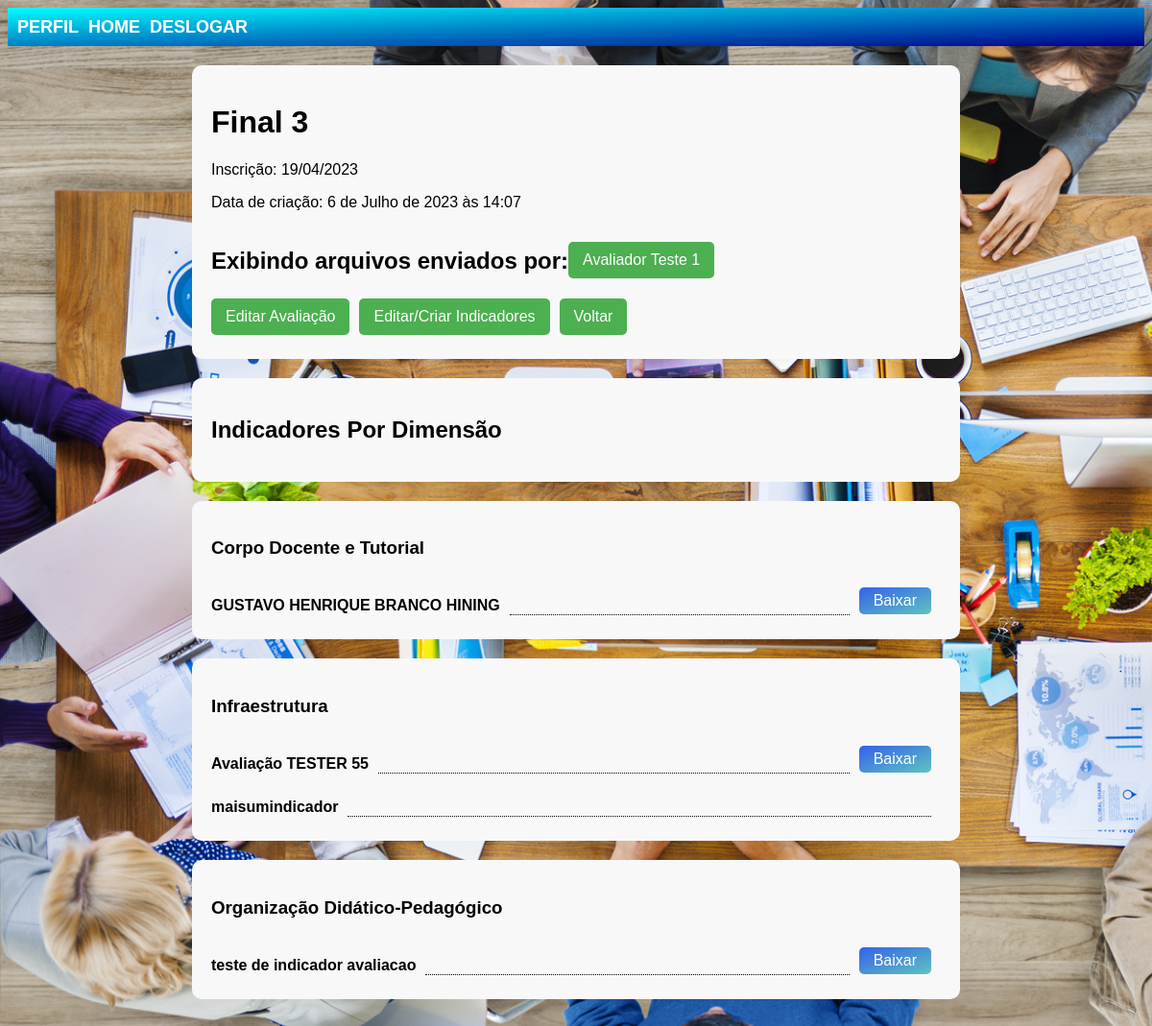
The page /avaliacoes/distribuidor_detalhes_avaliacao_arquivos/2/27/ (signed in) on the database its author committed.
### avaliacoes/models.py (models this page shows, shortened)
class Avaliacao(models.Model):
    nome = models.CharField(max_length=255)
    inscricao = models.CharField(max_length=255)
    data_criacao = models.DateTimeField(auto_now_add=True)
    distribuidor = models.ForeignKey(CustomUser, on_delete=models.CASCADE, related_name='avaliacoes_criadas', limit_choices_to={'user_type': 'distribuidor'})
    avaliadores = models.ManyToManyField(CustomUser, related_name='avaliacoes', limit_choices_to={'user_type': 'avaliador'})

class Indicador(models.Model):
    DIMENSOES = (
        ('Organização Didático-Pedagógico', 'Organização Didático-Pedagógico'),
        ('Corpo Docente e Tutorial', 'Corpo Docente e Tutorial'),
        ('Infraestrutura', 'Infraestrutura'),
    )
    nome = models.CharField(max_length=255)
    dimensao = models.CharField(max_length=255, choices=DIMENSOES)
    avaliacao = models.ForeignKey(Avaliacao, on_delete=models.CASCADE, related_name='indicadores')

class ArquivoIndicador(models.Model):
    arquivo = models.FileField(upload_to='arquivos_indicadores/')
    indicador = models.ForeignKey(Indicador, on_delete=models.CASCADE, related_name='arquivos')
    avaliador = models.ForeignKey(CustomUser, on_delete=models.CASCADE, related_name='arquivos_indicadores', limit_choices_to={'user_type': 'avaliador'})
    class Meta:
        unique_together = ('indicador', 'avaliador')

### contas/models.py (models this page shows)
class CustomUser(AbstractUser):
    USER_TYPE_CHOICES = (
        ('avaliador', 'Avaliador'),
        ('distribuidor', 'Distribuidor'),
    )
    user_type = models.CharField(max_length=20, choices=USER_TYPE_CHOICES)
    name = models.CharField(max_length=255)
    email = models.EmailField()
    formacao_academica = models.CharField(max_length=255)
    groups = models.ManyToManyField(
        'auth.Group',
        verbose_name='groups',
        blank=True,
        help_text='The groups this user belongs to. A user will get all permissions granted to each of their groups.',
        related_name="customuser_set",
        related_query_name="customuser",
    )
    user_permissions = models.ManyToManyField(
        'auth.Permission',
        verbose_name='user permissions',
        blank=True,
        help_text='Specific permissions for this user.',
        related_name="customuser_set",
        related_query_name="customuser",
    )

### avaliacoes/views.py (the view)
# urls.py: path('distribuidor_detalhes_avaliacao_arquivos/<int:avaliador_id>/<int:avaliacao_id>/', views.distribuidor_detalhes_avaliacao_arquivos, name='distribuidor_detalhes_avaliacao_arquivos'),
@login_required
def distribuidor_detalhes_avaliacao_arquivos(request, avaliador_id, avaliacao_id):
    avaliacao = get_object_or_404(Avaliacao, id=avaliacao_id)
    avaliador = get_object_or_404(CustomUser, id=avaliador_id)
    indicadores = Indicador.objects.filter(avaliacao=avaliacao)
    arquivos = ArquivoIndicador.objects.filter(indicador__in=indicadores, avaliador=avaliador)
    indicadores_por_dimensao = {}
    for indicador in indicadores:
        if indicador.dimensao not in indicadores_por_dimensao:
            indicadores_por_dimensao[indicador.dimensao] = []
        indicadores_por_dimensao[indicador.dimensao].append(indicador)
    context = {
        'avaliacao': avaliacao,
        'avaliador': avaliador,
        'indicadores_por_dimensao': indicadores_por_dimensao,
        'arquivos': arquivos,
    }
    return render(request, 'avaliacoes/distribuidor_detalhes_avaliacao_arquivos.html', context)

### templates/avaliacoes/distribuidor_detalhes_avaliacao_arquivos.html (shortened to what this page needs)
{% extends 'base.html' %}
{% block content %}
<div class="container">
    <div class="box">
        <h1>{{ avaliacao.nome }}</h1>
        <p>Inscrição: {{ avaliacao.inscricao }}</p>
        <p>Data de criação: {{ avaliacao.data_criacao }}</p>
        <div class="button-group">
            <h2>Exibindo arquivos enviados por:</h2><p><a href="{% url 'contas:detalhes_usuario' avaliador.id %}"> {{ avaliador.name }}</a></p>
        </div>
        <div class="button-group">
            <a href="{% url 'avaliacoes:editar_avaliacao' avaliacao.id %}">Editar Avaliação</a>
            <a href="{% url 'avaliacoes:criar_indicador' avaliacao.id %}">Editar/Criar Indicadores</a>
            <a href="{% url 'avaliacoes:distribuidor_detalhes_avaliacao' avaliacao.id %}">Voltar</a>
        </div>
    </div>
    <div class="box">
        <h2>Indicadores Por Dimensão</h2>
    </div>
    {% for dimensao, indicadores in indicadores_por_dimensao.items %}
        <div class="box">
            <h3>{{ dimensao }}</h3>
            {% for indicador in indicadores %}
                <div class="button-group">
                    <h4>{{ indicador.nome }}</h4>
                    <span class="spacer"></span>
                    {% for arquivo in arquivos %}
                        {% if arquivo.indicador == indicador %}
                            <a href="{% url 'avaliacoes:baixar_arquivo_distribuidor' arquivo.id %}" class="btn btn-baixar">Baixar</a>
                        {% endif %}
                    {% endfor %}
                </div>
            {% endfor %}
        </div>
    {% endfor %}
</div>
{% endblock %}

### static/css/estilo.css (style rules this page uses)
body { font-family: 'abc', sans-serif; }

### templates/avaliacoes/distribuidor_detalhes_avaliacao_arquivos.html (style rules this page uses)
.container { max-width: 800px; margin: 0 auto; padding: 20px; }
.box { background-color: #f8f8f8; padding: 20px; border-radius: 10px; margin-bottom: 20px; }
.button-group { display: flex; align-items: flex-end; margin-bottom: 5px; }
.button-group h4 { margin-bottom: 0; padding-bottom: 1px; }
.button-group a { display: inline-block; padding: 10px 15px; background-color: #4CAF50; color: white; text-decoration: none; border-radius: 5px; margin-right: 10px; }
.button-group .btn-baixar { background-image: linear-gradient(to bottom right, #3461eb, #5ec4bf); margin-left: auto; margin-bottom: 1px; padding-top: 5px; padding-bottom: 5px; }
.button-group .spacer { flex-grow: 1; border-bottom: 1px dotted #000; margin: 0 10px; }

### rows shown on the page
Avaliacao: nome "Final 3", inscricao "19/04/2023", data_criacao "6 de Julho de 2023 às 14:07"
CustomUser: name "Avaliador Teste 1"
Indicador: dimensao "Corpo Docente e Tutorial", nome "GUSTAVO HENRIQUE BRANCO HINING"
ArquivoIndicador: shows "Baixar"
Indicador: dimensao "Infraestrutura", nome "Avaliação TESTER 55"
ArquivoIndicador: shows "Baixar"
Indicador: nome "maisumindicador"
Indicador: dimensao "Organização Didático-Pedagógico", nome "teste de indicador avaliacao"
ArquivoIndicador: shows "Baixar"
